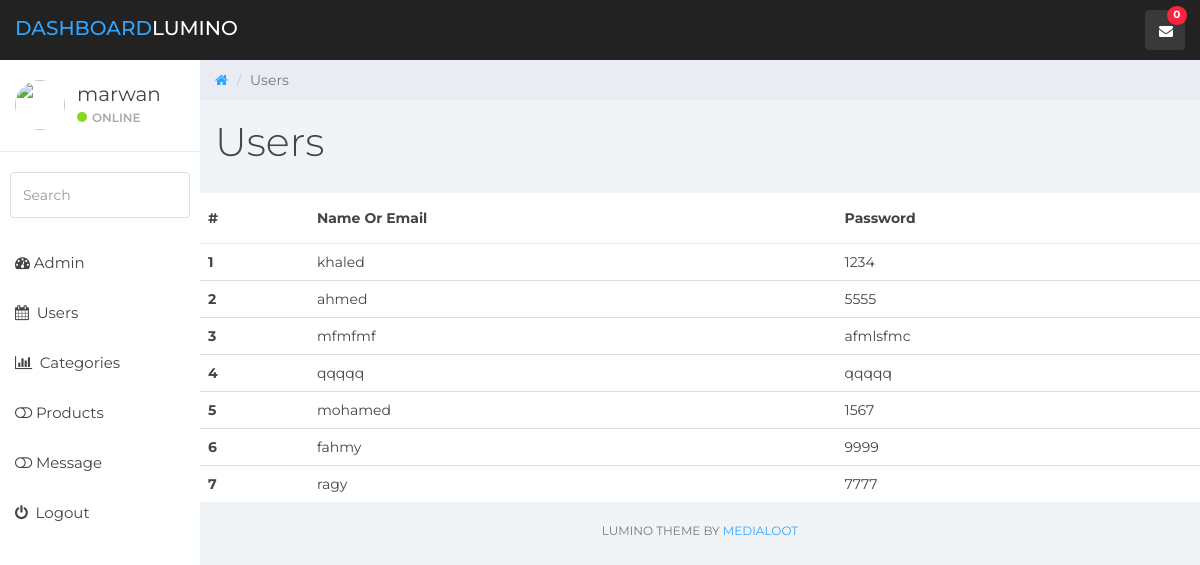
The page /core/dashboard/users.php (signed in) on the database its author committed.
### tables this page shows
CREATE TABLE `users` (
  `id` int(11) UNSIGNED NOT NULL,
  `name` varchar(32) NOT NULL,
  `password` varchar(32) NOT NULL
);

### core/dashboard/users.php (the view)
<?php
 include 'des_include/header.php';
 include 'des_include/nav.php';
 include 'des_include/sidebar.php';
?>
		<div class="col-sm-9 col-sm-offset-3 col-lg-10 col-lg-offset-2 main">
		<div class="row">
			<ol class="breadcrumb">
				<li><a href="#">
					<em class="fa fa-home"></em>
				</a></li>
				<li class="active">Users</li>
			</ol>
		</div>
		<div class="row">
			<div class="col-lg-12">
				<h1 class="page-header">Users</h1>
			</div>
			<table class="table table-hover">
			  <thead>
			    <tr>
			      <th scope="col">#</th>
			      <th scope="col">Name Or Email</th>
				  <th scope="col">Password</th>
			    </tr>
			  </thead>
			  <tbody>
<?php
    $count = 1;
	$select_all_users = "SELECT *  FROM users";
	$result_all_users = $connection->query($select_all_users);
	foreach ($result_all_users as $key_users) {
		$name = $key_users['name'];
		$password = $key_users['password'];
?>
				<tr>
			      <th scope="row"><?php echo $count++; ?></th>
			      <td><?php echo $name; ?></td>
				  <td><?php echo $password; ?></td>
			    </tr>
<?php } ?>
			  </tbody>
			</table>
		</div>
<?php
	include 'des_include/footer.php';
?>

### core/dashboard/css/styles.css (style rules this page uses)
body { background: #f1f4f7; padding-top: 60px; font-size: 14px; color: #444444; font-family: "Montserrat", "Helvetica Neue", Helvetica, Arial, sans-serif; }
a, a:hover, a:focus { color: #30a5ff; }
h1, h2, h3, h4, h5, h6 { color: #444444; }
h1 { font-weight: 300; font-size: 40px; }
.breadcrumb { border-radius: 0; padding: 10px 15px 10px 15px; background: #e9ecf2; margin: 0; }
h1.page-header { margin-top: 20px; border-bottom: 0; }
.table { background: #fff; }
.table > thead > tr > th { border-bottom: 1px solid #e6e7e8; vertical-align: middle; height: 50px; }

### rows shown on the page
users: name "khaled", password "1234"
users: name "ahmed", password "5555"
users: name "mfmfmf", password "afmlsfmc"
users: name "qqqqq", password "qqqqq"
users: name "mohamed", password "1567"
users: name "fahmy", password "9999"
users: name "ragy", password "7777"

### other values the page prints
$c "0"
$_SESSION['adminname'] "marwan"
